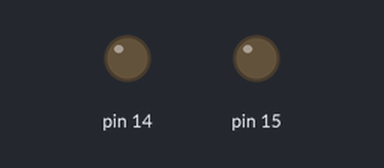
Bench run of a sketch on a simulated Arduino Uno, built with avr-gcc and run on an emulated ATmega328P. Shown: output pins drawn as LEDs (lit = HIGH).

Above: at 3.0 s.
At 9.0 s:
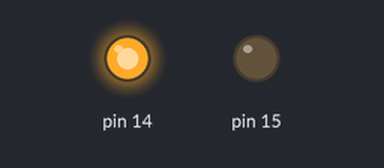
At 21.0 s:
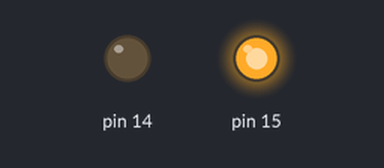
Timing chart, 0 to 31.2 s (numbered marks = the images above):
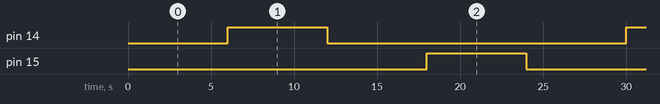

The sketch:

dualMotorTesting.ino
```cpp
void setup() {
  pinMode(14, OUTPUT);
  pinMode(15, OUTPUT);
  analogWrite(14, 0);
  analogWrite(15, 0);

}

void loop() {
  analogWrite(14, 0);
  delay(2000);
  analogWrite(14, 50);
  delay(2000);
  analogWrite(14, 100);
  delay(2000);
  analogWrite(14, 150);
  delay(2000);
  analogWrite(14, 200);
  delay(2000);
  analogWrite(14, 250);
  delay(2000);
  analogWrite(14, 0);

  analogWrite(15, 0);
  delay(2000);
  analogWrite(14, 50);
  delay(2000);
  analogWrite(15, 100);
  delay(2000);
  analogWrite(15, 150);
  delay(2000);
  analogWrite(15, 200);
  delay(2000);
  analogWrite(15, 250);
  delay(2000);
  analogWrite(15, 0);

}
```

Measured:
- by itself, pin 14, pin 15: alternates HIGH for 6.0 s and LOW for 18.0 s
- by itself, everything shown: repeats every 24.0 s, in 4 steps
